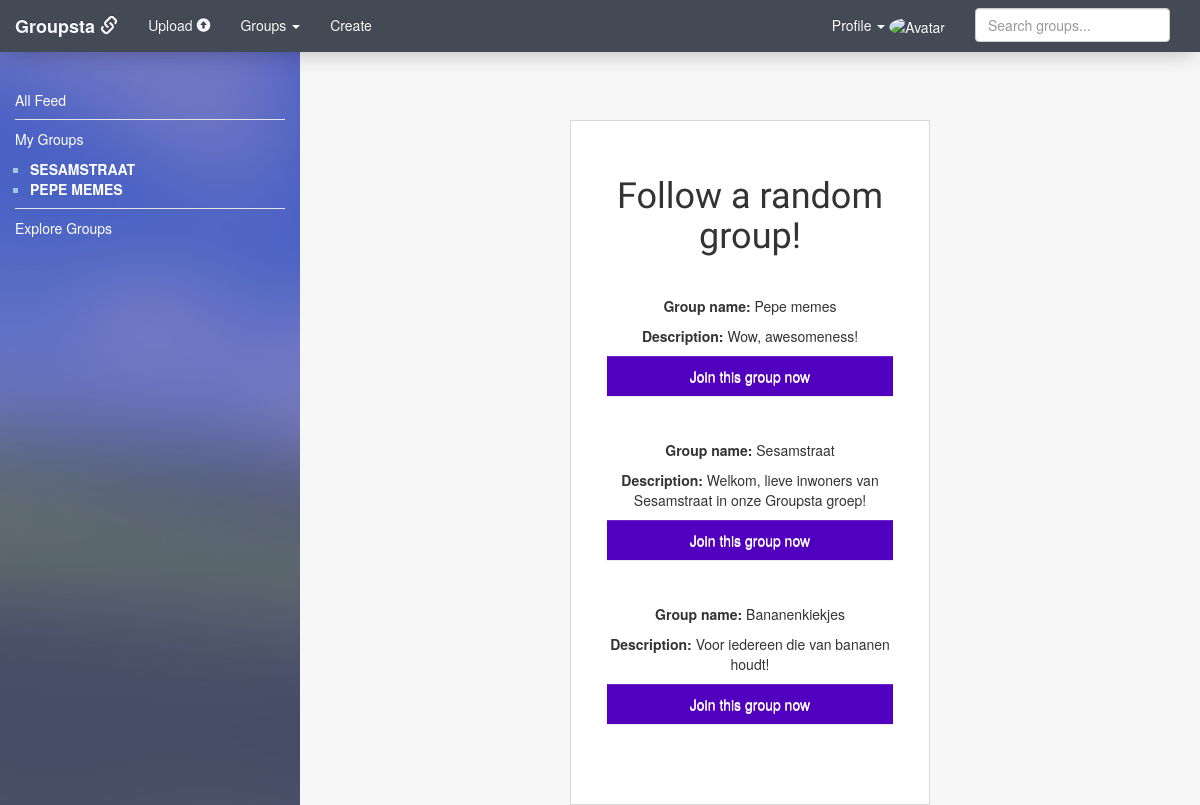
The page /followgroup (signed in) on the database its author committed.
### tables this page shows
CREATE TABLE 'follow' ('follow_id' INTEGER PRIMARY KEY AUTOINCREMENT NOT NULL, 'user_id' INTEGER, 'group_id' INTEGER,'username' TEXT,'groupname' TEXT, 'time' DATETIME DEFAULT CURRENT_TIMESTAMP, 'admin' INTEGER);

CREATE TABLE 'groups' ('group_id' INTEGER PRIMARY KEY AUTOINCREMENT NOT NULL, 'group_name' TEXT NOT NULL, 'bio' INTEGER NOT NULL, 'members' INTEGER, 'time' DATETIME NOT NULL DEFAULT CURRENT_TIMESTAMP);

### application.py (the view)
@app.route("/followgroup", methods=["GET", "POST"])
@login_required
def followgroup():
    group = groups.Group(session["user_id"])
    followable = group.exploregroups()
    groupfollow = group.followed()
    if request.method == "POST":
        if request.form["action"]:
            group_id = request.form["action"]
            follow = group.follow(group_id)
            return redirect(url_for("index"))
    else:
        return render_template("followgroup.html", followable = followable, groupnames = groupfollow)

### helpers.py (called while the page is built)
def login_required(f):
    @wraps(f)
    def decorated_function(*args, **kwargs):
        if session.get("user_id") is None:
            return redirect("/welcome")
        return f(*args, **kwargs)
    return decorated_function

### models/groups.py (called while the page is built)
    def exploregroups(self):
        result = db.execute("SELECT * FROM groups ORDER BY RANDOM() LIMIT 5")
        return result

    def followed(self):
        return db.execute("SELECT groupname FROM follow WHERE user_id = :id", id = self.user_id)

### templates/followgroup.html (shortened to what this page needs)
{% extends "layout.html" %}
{% block main %}
<body class="body_log_reg">
    <div class="main_container">
        <div class="container_log_reg">
            <form action="{{ url_for('followgroup') }}" method="post">
                <h1 id="follow_groups_h1">Follow a random group!</h1>
                {% for group in followable %}
                    <p><b>Group name:</b> {{ group.group_name }}</p>
                    <p><b>Description:</b> {{ group.bio }}</p>
                    <div class="panel_body">
                        <button name = "action" class="btn btn-default btn-block" id="log_reg_button" type = "submit" value = "{{ group.group_id }}">Join this group now</button>
                    </div>
                    <BR>
                {% endfor %}
            </form>
        </div>
    </div>
</body>
{% endblock %}

### templates/layout.html (shortened to what this page needs)
<!DOCTYPE html>
<html lang="en">
    <head>
        <link rel="stylesheet" href="https://maxcdn.bootstrapcdn.com/bootstrap/3.3.7/css/bootstrap.min.css">
        <link rel="stylesheet" href="https://maxcdn.bootstrapcdn.com/bootstrap/3.3.7/css/bootstrap-theme.min.css">
        <link href="{{ url_for('static', filename='style.css') }}" rel="stylesheet"/>
    </head>
    <body>
        <nav class = "navbar navbar-inverse" role = "navigation">
            <div class = "container-fluid">
            <div class= "navbar-header">
                <a class = "navbar-brand" href = "{{ url_for('index') }}"><font color="f8f8ff"><font family = "Lucida Console"><b> Groupsta <span class="glyphicon glyphicon-link"></span> </b></font></font></a>
            </div>
                <div class="collapse navbar-collapse" id="bs-example-navbar">
                    {% if session.user_id %}
                        <div class="navbar-form navbar-right">
                            <input class="form-control" placeholder="Search groups..." type="text" onkeyup="liveSearch(this.value)" required>
                        </div>
                    <ul class = "nav navbar-nav navbar-right">
                        <li class = "dropdown">
                                <a href = "#" class = "dropdown-toggle" data-toggle= "dropdown">Profile <span class="caret"></span> <img src="https://www.w3schools.com/w3images/avatar6.png" alt="Avatar" class="avatar">
                                </a>
                            </li>
                    </ul>
                    {% endif %}
                    <ul class = "nav navbar-nav navbar-left">
                        <li class = "active">
                            {% if session.user_id %}
                            <li><a href="{{ url_for('post') }}"><font color="f8f8ff">Upload <span class="glyphicon glyphicon-circle-arrow-up"></span> </font> </a></li>
                            <li class = "dropdown">
                                <a href = "#" class = "dropdown-toggle" data-toggle= "dropdown">Groups <span class="caret"></span></span>
                                </a>
                            </li>
                            <li><a href="{{ url_for('create') }}">Create</a></li>
                            {% else %}
                            <li><a href="{{ url_for('register') }}"><font color="f8f8ff">Join Groupsta</font></a></li>
                            <li><a href="{{ url_for('login') }}">Log In</a></li>
                            {% endif %}
                    </ul>
            </div>
        </div>
        </nav>
    <div class="container-fluid">
        {%- if request.path != "/login" %}
        {%- if request.path != "/register" %}
        {%- if request.path != "/welcome" %}
        <div class="row row-offcanvas row-offcanvas-left">
            <div class="col-xs-6 col-sm-3 sidebar-offcanvas" id="sidebar" role="navigation">
            <div class="sidebar-nav">
                    <ul class="nav">
                        <div class="sidenav">
                            {% if session.user_id %}
                            <li class="active"><a href="{{ url_for('index') }}">All Feed</a></li>
                            <li class="nav-divider"></li>
                            <p>My Groups</p>
                                {% for groupname in groupnames %}
                                <ul id = "loadgroups">
                                <li><a id="sidebar_groups" href="{{ groupname.groupname }}">{{ groupname.groupname }}</a></li>
                                </ul>
                                {% endfor %}
    						<li class="nav-divider"></li>
                            <li class="active"><a href="{{ url_for('followgroup') }}">Explore Groups</a></li>
                            {% endif %}
                    </ul>
                </div>
            </div>
            {% endif %}
            {% endif %}
            {% endif %}
            <main>
                <center>
                <br></br>
                {% block main %}{% endblock %}
            </main>
        </div>
    </body>
</html>

### static/style.css (style rules this page uses)
body, html, .container-fluid, .sidebar { height: 100%; min-height: 100%; margin: 0; }
body { background-color: #f7f7f7; height: 100%; }
h1 { font-family: 'Varela', sans-serif; }
#sidebar { position: fixed; height: 100%; top: 0; padding-top: 90px; background-image: url("../static/background.jpg"); background-position: center; background-repeat: no-repeat; background-size: cover; background-color: #ced3dd; }
.sidenav { color: #fff; }
.sidenav a { color: #fff; }
.navbar { border-radius: 0; margin-top: 0vh; background-image: none; -webkit-box-shadow: none; -moz-box-shadow: none; box-shadow: none; border: none; background-color: #444A55; position: fixed; width: 100vw; z-index: 1; -webkit-box-shadow: 0px 5px 23px -6px rgba(0,0,0,0.30); -moz-box-shadow: 0px 5px 23px -6px rgba(0,0,0,0.30); box-shadow: 0px 5px 23px -6px rgba(0,0,0,0.30); }
.navbar-inverse .navbar-nav>li>a { color: #fff; }
.body_log_reg { background-color: #f7f7f7; width: 100vw; }
.container_log_reg { width: 30vw; margin-left: auto; margin-right: auto; background-color: #fff; padding: 3vw; border: 1px solid #d8d8d8; }
.container_log_reg h1 { text-align: center; }
#log_reg_button { border: none; background: #5000BE !important; color: #fff; border-radius: 0; margin-bottom:2vw; vertical-align: middle; padding: 10px; }
.avatar { vertical-align: middle; width: 20px; height: 20px; border-radius: 50%; }
main { margin-top: 5vh; z-index: 100; }
.main_container { margin-left: 25vw; margin-top: 5vh; }
#sidebar_groups { text-transform: uppercase; font-weight: bold; }
#loadgroups { list-style-type:square; color: #a1c6dd; padding-left:15px; }
#follow_groups_h1 { margin-bottom: 40px; }

### rows shown on the page
follow: groupname "SESAMSTRAAT"
follow: groupname "PEPE MEMES"
groups: group_name "Pepe memes", bio "Wow, awesomeness!", {{ group.group_id }} 19 (drawn)
groups: group_name "Sesamstraat", bio "Welkom, lieve inwoners van Sesamstraat in onze Groupsta groep!", {{ group.group_id }} 17 (drawn)
groups: group_name "Bananenkiekjes", bio "Voor iedereen die van bananen houdt!", {{ group.group_id }} 18 (drawn)
